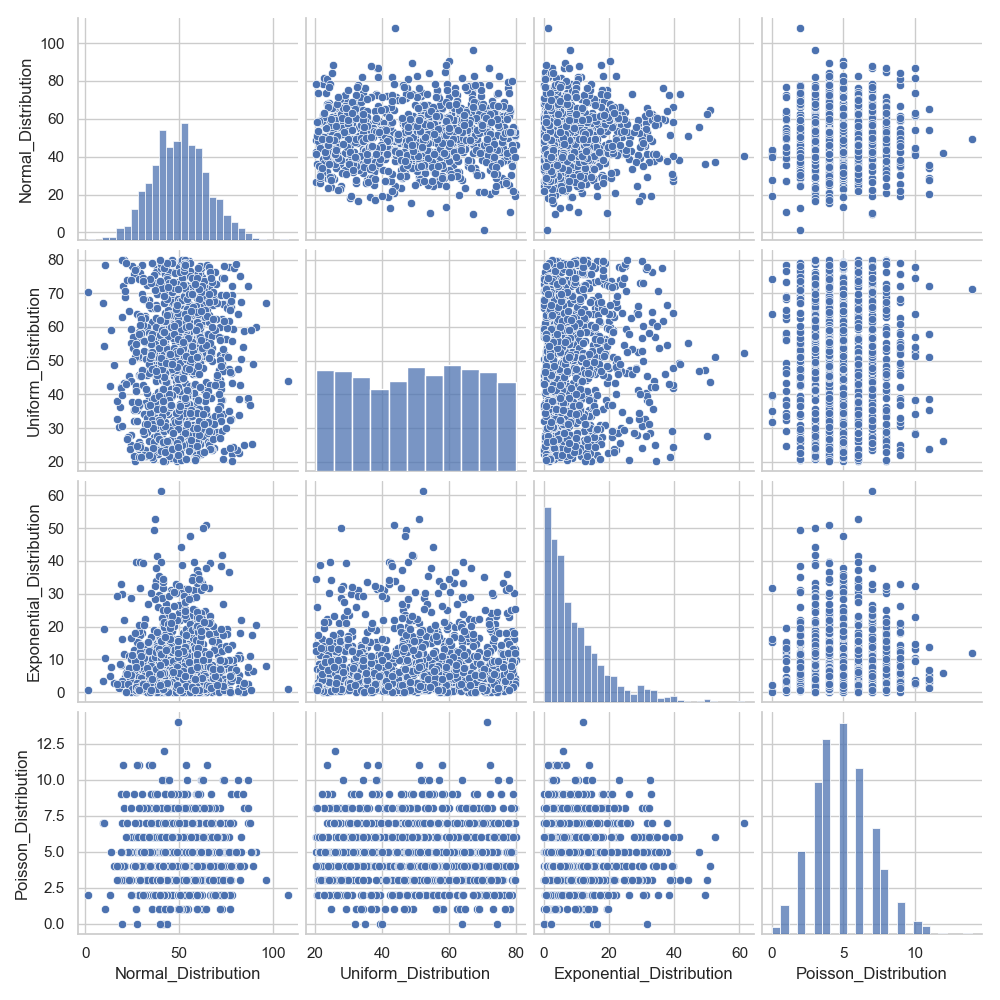

Here is the Python script that generated this plot:
import seaborn as sns
import matplotlib.pyplot as plt
import pandas as pd

# Load the CSV file
file_path = "Sample_Data_for_Activity.csv"  # Update if needed
df = pd.read_csv(file_path)

# Set Seaborn style
sns.set(style="whitegrid")

# Pairplot: Visualize relationships among all numerical columns
sns.pairplot(df)
plt.savefig("pairplot.png")
